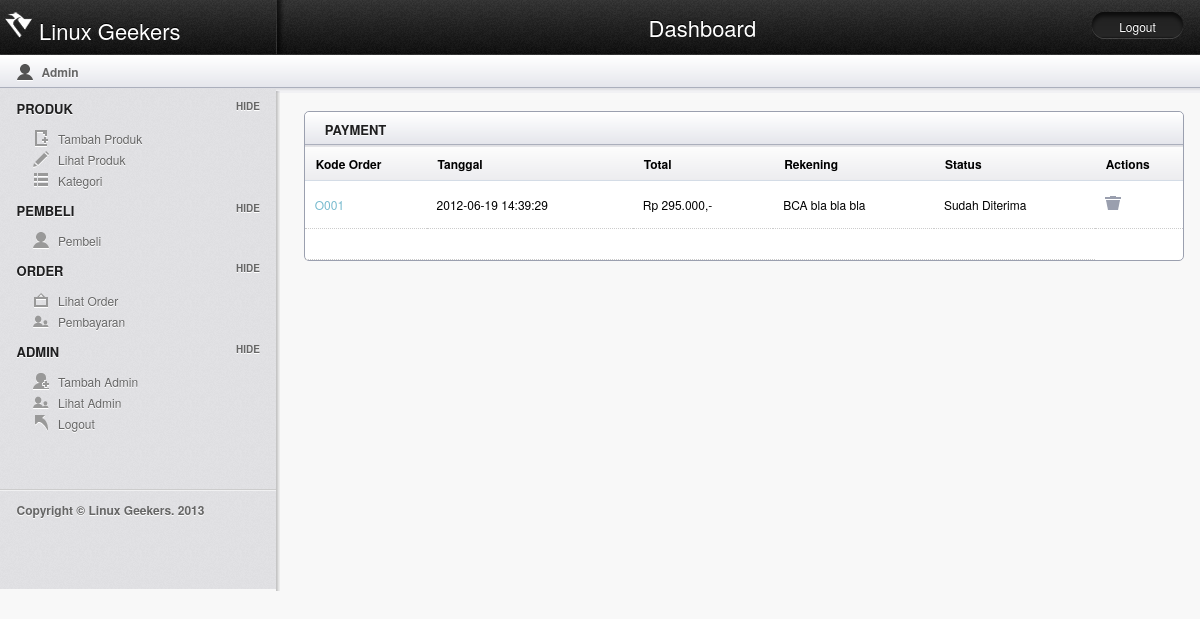
/linuxgeekers/admin/index.php?page=payment (signed in), run on the app's committed database.
### tables this page shows
CREATE TABLE IF NOT EXISTS `payment` (
  `id_payment` int(11) NOT NULL AUTO_INCREMENT,
  `kode_order` varchar(5) NOT NULL,
  `total` int(11) NOT NULL,
  `rekening` text NOT NULL,
  `tanggal` datetime NOT NULL,
  `status` int(1) NOT NULL,
  PRIMARY KEY (`id_payment`)
);

### linuxgeekers/inc/function.php (called while the page is built, shortened)
<?php
function rupiah($uang) {
	$rupiah  = "";
	$panjang = Strlen($uang);
	while ($panjang > 3) {
		$rupiah = "." . substr($uang, -3) . $rupiah;
		$lebar = strlen($uang)-3;
		$uang   = substr($uang,0,$lebar);
		$panjang= strlen($uang);
	}
	$rupiah = "Rp ".$uang.$rupiah.",-";
	return $rupiah;
}
?>

### linuxgeekers/admin/payment.php (the view, shortened to what this page needs)
<?php
if (isset($_GET['hal'])) {
	$halaman = $_GET['hal'];
} else {
	$halaman = 1;
}
$jumlahDataPerHalaman = 5;
$dataMulai = ($halaman * $jumlahDataPerHalaman) - $jumlahDataPerHalaman;
$sql = "SELECT * FROM payment WHERE status=1 LIMIT $dataMulai, $jumlahDataPerHalaman";
$result = mysql_query($sql) or die(mysql_error());
?>
<section id="main" class="column">
	<article class="module width_3_quarter">
		<header>
			<h3 class="tabs_involved">Payment</h3>
		</header>
		<table class="tablesorter" cellspacing="0">
			<thead>
				<tr>
					<th>Kode Order</th>
					<th>Tanggal</th>
					<th>Total</th>
					<th>Rekening</th>
					<th>Status</th>
					<th>Actions</th>
				</tr>
			</thead>
			<tbody>
				<?php
				while ($rows = mysql_fetch_array($result)) {
				?>
				<tr>
					<td><a href="index.php?page=order-detail&id=<?php echo $rows['kode_order']; ?>"><?php echo $rows['kode_order']; ?></a></td>
					<td><?php echo $rows['tanggal']; ?></td>
					<td><?php echo rupiah($rows['total']); ?></td>
					<td><?php echo $rows['rekening']; ?></td>
					<td><?php if ($rows['status']==0){echo "Belum Diterima";}else{echo "Sudah Diterima";} ?></td>
					<td>
						<a href="index.php?page=payment&action=del&id=<?php echo $rows['id_payment']; ?>"><input type="image" src="images/icn_trash.png" title="Delete"></a>
					</td>
				</tr>
				<?php
				}
				?>
				<tr>
					<td colspan="5">
					</td>
				</tr>
			</tbody>
		</table>
	</article>
</section>

### linuxgeekers/admin/css/layout.css (style rules this page uses)
html, div, map, dt, isindex, form, header, aside, section, section, article, footer { display: block; }
html, body { height: 100%; margin: 0; padding: 0; font-family: "Helvetica Neue", Helvetica, Arial, Verdana, sans-serif; background: #F8F8F8; font-size: 12px; }
a:link, a:visited { color: #77BACE; text-decoration: none; }
section#main { width: 77%; min-height: 500px; background: url(../images/sidebar_shadow.png) repeat-y left top; float: left; margin-top: -2px; }
#main h3 { color: #1F1F20; text-transform: uppercase; text-shadow: 0 1px 0 #fff; font-size: 13px; margin: 8px 20px; }
.module { border: 1px solid #9BA0AF; width: 100%; margin: 20px 3% 0 3%; margin-top: 20px; -webkit-border-radius: 5px; -moz-border-radius: 5px; border-radius: 5px; background: #ffffff; }
#main .module header h3 { display: block; width: 90%; float: left; }
.module header { height: 38px; width: 100%; background: #F1F1F4 url(../images/secondary_bar.png) repeat-x; -webkit-border-top-left-radius: 5px; -webkit-border-top-right-radius: 5px; -moz-border-radius-topleft: 5px; -moz-border-radius-topright: 5px; border-top-left-radius: 5px; border-top-right-radius: 5px; }
.width_3_quarter { width: 95%; margin-right: 0; float: left; }
.tablesorter { width: 100%; margin: -5px 0 0 0; }
.tablesorter td { margin: 0; padding: 0; border-bottom: 1px dotted #ccc; }
.tablesorter thead tr { height: 34px; background: url(../images/table_sorter_header.png) repeat-x; text-align: left; text-indent: 10px; cursor: pointer; }
.tablesorter td { padding: 15px 10px; }
.tablesorter input[type=image] { margin-right: 10px; }
#main .module header h3.tabs_involved { display: block; width: 60%; float: left; }

### data on the page
payment: kode_order "O001", tanggal "2012-06-19 14:39:29", total "Rp 295.000,-", rekening "BCA bla bla bla", status "Sudah Diterima"
